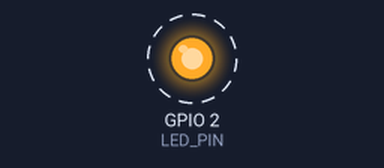
This sketch was run on a simulated ESP32. On the bench: output pins drawn as LEDs (lit = HIGH). Dashed ring = blinking. What the sketch prints to the serial monitor is not drawn.

Above: at 0.2 s.
Timing chart, 0 to 3.0 s (numbered marks = the images above):
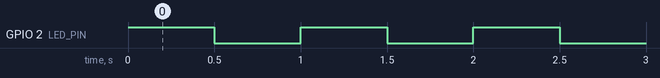

The sketch:

FreeRTOS_Practice_ESP32.ino
```cpp
#include <Arduino.h>

#define LED_PIN 2  // Built-in LED for ESP32

void TaskBlink(void *pvParameters) {
  pinMode(LED_PIN, OUTPUT);
  while (1) {
    digitalWrite(LED_PIN, HIGH);
    vTaskDelay(500 / portTICK_PERIOD_MS);
    digitalWrite(LED_PIN, LOW);
    vTaskDelay(500 / portTICK_PERIOD_MS);
  }
}

void TaskSerialPrint(void *pvParameters) {
  while (1) {
    Serial.println("Task 2: Sending message...");
    vTaskDelay(1000 / portTICK_PERIOD_MS);
  }
}

void setup() {
  Serial.begin(115200);

  xTaskCreate(TaskBlink, "LED Blink", 1024, NULL, 1, NULL);
  xTaskCreate(TaskSerialPrint, "Serial Print", 1024, NULL, 1, NULL);
}

void loop() {
  // Empty. Tasks run independently.
}
```

Measured:
- by itself, GPIO 2 (LED_PIN): alternates HIGH for 0.50 s and LOW for 0.50 s
